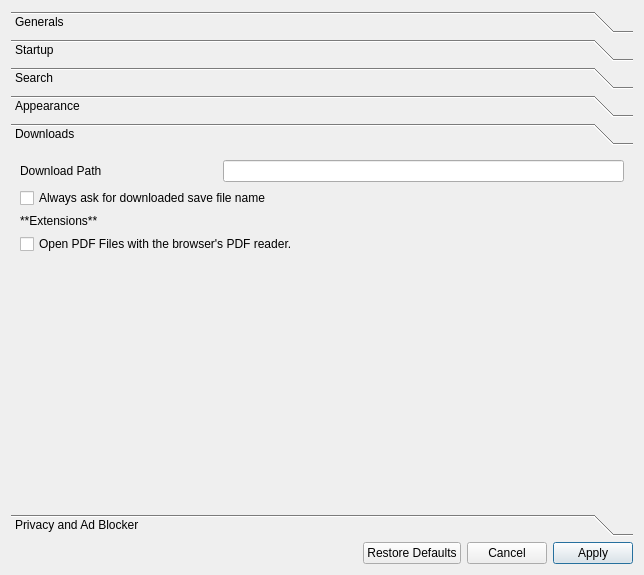
<?xml version="1.0" encoding="UTF-8"?>
<ui version="4.0">
 <class>Preferences</class>
 <widget class="QWidget" name="Preferences">
  <property name="geometry">
   <rect>
    <x>0</x>
    <y>0</y>
    <width>644</width>
    <height>575</height>
   </rect>
  </property>
  <property name="windowTitle">
   <string>Preferences - Otus Browser</string>
  </property>
  <property name="windowIcon">
   <iconset resource="../resources.qrc">
    <normaloff>:/feather/resources/feather/settings.svg</normaloff>:/feather/resources/feather/settings.svg</iconset>
  </property>
  <layout class="QGridLayout" name="gridLayout">
   <item row="3" column="1">
    <widget class="QPushButton" name="restoreDefaultsButton">
     <property name="text">
      <string>Restore Defaults</string>
     </property>
     <property name="icon">
      <iconset resource="../resources.qrc">
       <normaloff>:/feather/resources/feather/delete.svg</normaloff>:/feather/resources/feather/delete.svg</iconset>
     </property>
    </widget>
   </item>
   <item row="3" column="3">
    <widget class="QPushButton" name="applyButton">
     <property name="text">
      <string>Apply</string>
     </property>
     <property name="icon">
      <iconset resource="../resources.qrc">
       <normaloff>:/feather/resources/feather/check.svg</normaloff>:/feather/resources/feather/check.svg</iconset>
     </property>
     <property name="default">
      <bool>true</bool>
     </property>
     <property name="flat">
      <bool>false</bool>
     </property>
    </widget>
   </item>
   <item row="3" column="0">
    <spacer name="horizontalSpacer">
     <property name="orientation">
      <enum>Qt::Orientation::Horizontal</enum>
     </property>
     <property name="sizeHint" stdset="0">
      <size>
       <width>40</width>
       <height>20</height>
      </size>
     </property>
    </spacer>
   </item>
   <item row="3" column="2">
    <widget class="QPushButton" name="cancelButton">
     <property name="text">
      <string>Cancel</string>
     </property>
     <property name="icon">
      <iconset resource="../resources.qrc">
       <normaloff>:/feather/resources/feather/x.svg</normaloff>:/feather/resources/feather/x.svg</iconset>
     </property>
    </widget>
   </item>
   <item row="2" column="0" colspan="4">
    <widget class="QToolBox" name="toolBox">
     <property name="frameShape">
      <enum>QFrame::Shape::NoFrame</enum>
     </property>
     <property name="currentIndex">
      <number>4</number>
     </property>
     <property name="tabSpacing">
      <number>6</number>
     </property>
     <widget class="QWidget" name="generals">
      <property name="geometry">
       <rect>
        <x>0</x>
        <y>0</y>
        <width>626</width>
        <height>333</height>
       </rect>
      </property>
      <attribute name="label">
       <string>Generals</string>
      </attribute>
      <layout class="QGridLayout" name="gridLayout_3">
       <item row="1" column="0">
        <widget class="QLabel" name="label_5">
         <property name="text">
          <string>Language</string>
         </property>
        </widget>
       </item>
       <item row="5" column="0" colspan="2">
        <widget class="QLabel" name="label_6">
         <property name="text">
          <string>**Home Page and Profiles**</string>
         </property>
         <property name="textFormat">
          <enum>Qt::TextFormat::MarkdownText</enum>
         </property>
        </widget>
       </item>
       <item row="10" column="0">
        <spacer name="verticalSpacer_2">
         <property name="orientation">
          <enum>Qt::Orientation::Vertical</enum>
         </property>
         <property name="sizeHint" stdset="0">
          <size>
           <width>20</width>
           <height>40</height>
          </size>
         </property>
        </spacer>
       </item>
       <item row="6" column="0">
        <widget class="QLabel" name="label_7">
         <property name="text">
          <string>Home Page URL</string>
         </property>
        </widget>
       </item>
       <item row="2" column="0">
        <widget class="QCheckBox" name="alwaysAskBeforeExitCheckbox">
         <property name="text">
          <string>Always ask before exiting the browser</string>
         </property>
        </widget>
       </item>
       <item row="4" column="0">
        <spacer name="verticalSpacer_3">
         <property name="orientation">
          <enum>Qt::Orientation::Vertical</enum>
         </property>
         <property name="sizeType">
          <enum>QSizePolicy::Policy::Fixed</enum>
         </property>
         <property name="sizeHint" stdset="0">
          <size>
           <width>20</width>
           <height>10</height>
          </size>
         </property>
        </spacer>
       </item>
       <item row="6" column="1">
        <widget class="QLineEdit" name="homePageUrlField"/>
       </item>
       <item row="7" column="1">
        <widget class="QComboBox" name="profilesComboBox"/>
       </item>
       <item row="1" column="1">
        <widget class="QComboBox" name="languageComboBox">
         <item>
          <property name="text">
           <string>English</string>
          </property>
         </item>
         <item>
          <property name="text">
           <string>Italian</string>
          </property>
         </item>
        </widget>
       </item>
       <item row="0" column="0" colspan="2">
        <widget class="QLabel" name="label_8">
         <property name="text">
          <string>**System**</string>
         </property>
         <property name="textFormat">
          <enum>Qt::TextFormat::MarkdownText</enum>
         </property>
        </widget>
       </item>
       <item row="7" column="0">
        <widget class="QLabel" name="label">
         <property name="text">
          <string>Default Profile</string>
         </property>
        </widget>
       </item>
       <item row="9" column="0" colspan="2">
        <widget class="QCheckBox" name="askForProfileChooseCheckbox">
         <property name="text">
          <string>Ask for Profile choose at startup</string>
         </property>
        </widget>
       </item>
      </layout>
     </widget>
     <widget class="QWidget" name="startup">
      <property name="geometry">
       <rect>
        <x>0</x>
        <y>0</y>
        <width>626</width>
        <height>333</height>
       </rect>
      </property>
      <attribute name="label">
       <string>Startup</string>
      </attribute>
      <layout class="QGridLayout" name="gridLayout_7">
       <item row="0" column="0">
        <widget class="QRadioButton" name="restoreSessionRadioButton">
         <property name="text">
          <string>Restore tabs from the previous session</string>
         </property>
        </widget>
       </item>
       <item row="1" column="0">
        <widget class="QRadioButton" name="useStartupPagesRadioButton">
         <property name="text">
          <string>Open a set of pages</string>
         </property>
        </widget>
       </item>
       <item row="2" column="0">
        <widget class="QRadioButton" name="emptyTabRadioButton">
         <property name="text">
          <string>Open an empty tab</string>
         </property>
        </widget>
       </item>
       <item row="5" column="0">
        <spacer name="verticalSpacer_7">
         <property name="orientation">
          <enum>Qt::Orientation::Vertical</enum>
         </property>
         <property name="sizeHint" stdset="0">
          <size>
           <width>20</width>
           <height>40</height>
          </size>
         </property>
        </spacer>
       </item>
       <item row="3" column="0">
        <widget class="QLabel" name="label_15">
         <property name="text">
          <string>Enter the URLs you want to open on startup in the box below (one per line)</string>
         </property>
        </widget>
       </item>
       <item row="4" column="0">
        <widget class="QTextEdit" name="startupPages">
         <property name="sizePolicy">
          <sizepolicy hsizetype="Expanding" vsizetype="Minimum">
           <horstretch>0</horstretch>
           <verstretch>0</verstretch>
          </sizepolicy>
         </property>
         <property name="acceptRichText">
          <bool>false</bool>
         </property>
        </widget>
       </item>
      </layout>
     </widget>
     <widget class="QWidget" name="search">
      <property name="geometry">
       <rect>
        <x>0</x>
        <y>0</y>
        <width>626</width>
        <height>333</height>
       </rect>
      </property>
      <attribute name="label">
       <string>Search</string>
      </attribute>
      <layout class="QGridLayout" name="gridLayout_2">
       <item row="5" column="2">
        <widget class="QLineEdit" name="customSearchEngineField"/>
       </item>
       <item row="6" column="1">
        <spacer name="verticalSpacer">
         <property name="orientation">
          <enum>Qt::Orientation::Vertical</enum>
         </property>
         <property name="sizeHint" stdset="0">
          <size>
           <width>20</width>
           <height>40</height>
          </size>
         </property>
        </spacer>
       </item>
       <item row="1" column="1">
        <widget class="QLabel" name="label_2">
         <property name="text">
          <string>**Search Engine**</string>
         </property>
         <property name="textFormat">
          <enum>Qt::TextFormat::MarkdownText</enum>
         </property>
        </widget>
       </item>
       <item row="4" column="1" colspan="2">
        <widget class="QComboBox" name="searchEngineComboBox">
         <item>
          <property name="text">
           <string>DuckDuckGo (Suggested)</string>
          </property>
         </item>
         <item>
          <property name="text">
           <string>Brave Search</string>
          </property>
         </item>
         <item>
          <property name="text">
           <string>Qwant</string>
          </property>
         </item>
         <item>
          <property name="text">
           <string>Startpage</string>
          </property>
         </item>
         <item>
          <property name="text">
           <string>Google</string>
          </property>
         </item>
         <item>
          <property name="text">
           <string>Bing</string>
          </property>
         </item>
        </widget>
       </item>
       <item row="2" column="1" colspan="2">
        <widget class="QLabel" name="label_3">
         <property name="text">
          <string>Choose which search engine is used when you search from the address bar. You can also choose a custom search engine. Use `{query}` where your search terms should go.</string>
         </property>
         <property name="textFormat">
          <enum>Qt::TextFormat::MarkdownText</enum>
         </property>
         <property name="wordWrap">
          <bool>true</bool>
         </property>
        </widget>
       </item>
       <item row="5" column="1">
        <widget class="QCheckBox" name="useCustomSearchEngine">
         <property name="text">
          <string>Custom search engine</string>
         </property>
        </widget>
       </item>
      </layout>
     </widget>
     <widget class="QWidget" name="appearance">
      <property name="geometry">
       <rect>
        <x>0</x>
        <y>0</y>
        <width>626</width>
        <height>333</height>
       </rect>
      </property>
      <attribute name="label">
       <string>Appearance</string>
      </attribute>
      <layout class="QGridLayout" name="gridLayout_4">
       <item row="5" column="1" colspan="3">
        <widget class="QComboBox" name="timeFormatComboBox">
         <item>
          <property name="text">
           <string>H:M:S</string>
          </property>
         </item>
        </widget>
       </item>
       <item row="4" column="1" colspan="3">
        <widget class="QComboBox" name="dateFormatComboBox">
         <item>
          <property name="text">
           <string>YEAR-MONTH-DAY</string>
          </property>
         </item>
         <item>
          <property name="text">
           <string>DAY-MONTH-YEAR</string>
          </property>
         </item>
         <item>
          <property name="text">
           <string>DAY/MONTH/YEAR</string>
          </property>
         </item>
        </widget>
       </item>
       <item row="5" column="0">
        <widget class="QLabel" name="label_10">
         <property name="text">
          <string>Time Format</string>
         </property>
        </widget>
       </item>
       <item row="1" column="1" colspan="3">
        <widget class="QComboBox" name="themesComboBox">
         <item>
          <property name="text">
           <string>System Default</string>
          </property>
         </item>
         <item>
          <property name="text">
           <string>Light</string>
          </property>
         </item>
         <item>
          <property name="text">
           <string>Dark</string>
          </property>
         </item>
        </widget>
       </item>
       <item row="6" column="1">
        <spacer name="verticalSpacer_4">
         <property name="orientation">
          <enum>Qt::Orientation::Vertical</enum>
         </property>
         <property name="sizeHint" stdset="0">
          <size>
           <width>20</width>
           <height>40</height>
          </size>
         </property>
        </spacer>
       </item>
       <item row="0" column="0">
        <widget class="QLabel" name="label_12">
         <property name="text">
          <string>**Theme**</string>
         </property>
         <property name="textFormat">
          <enum>Qt::TextFormat::MarkdownText</enum>
         </property>
        </widget>
       </item>
       <item row="4" column="0">
        <widget class="QLabel" name="label_9">
         <property name="text">
          <string>Date Format</string>
         </property>
        </widget>
       </item>
       <item row="3" column="0">
        <widget class="QLabel" name="label_11">
         <property name="text">
          <string>**Locale**</string>
         </property>
         <property name="textFormat">
          <enum>Qt::TextFormat::MarkdownText</enum>
         </property>
        </widget>
       </item>
       <item row="1" column="0">
        <widget class="QLabel" name="label_4">
         <property name="text">
          <string>Theme</string>
         </property>
         <property name="textFormat">
          <enum>Qt::TextFormat::MarkdownText</enum>
         </property>
        </widget>
       </item>
       <item row="2" column="1">
        <spacer name="verticalSpacer_5">
         <property name="orientation">
          <enum>Qt::Orientation::Vertical</enum>
         </property>
         <property name="sizeType">
          <enum>QSizePolicy::Policy::Minimum</enum>
         </property>
         <property name="sizeHint" stdset="0">
          <size>
           <width>20</width>
           <height>10</height>
          </size>
         </property>
        </spacer>
       </item>
      </layout>
     </widget>
     <widget class="QWidget" name="downloads">
      <property name="geometry">
       <rect>
        <x>0</x>
        <y>0</y>
        <width>626</width>
        <height>333</height>
       </rect>
      </property>
      <attribute name="label">
       <string>Downloads</string>
      </attribute>
      <layout class="QGridLayout" name="gridLayout_5">
       <item row="8" column="0">
        <spacer name="verticalSpacer_6">
         <property name="orientation">
          <enum>Qt::Orientation::Vertical</enum>
         </property>
         <property name="sizeHint" stdset="0">
          <size>
           <width>20</width>
           <height>40</height>
          </size>
         </property>
        </spacer>
       </item>
       <item row="1" column="0">
        <widget class="QLabel" name="label_13">
         <property name="text">
          <string>Download Path</string>
         </property>
        </widget>
       </item>
       <item row="1" column="1" colspan="2">
        <widget class="QLineEdit" name="downloadPathField"/>
       </item>
       <item row="4" column="0" colspan="3">
        <widget class="QCheckBox" name="checkBox">
         <property name="text">
          <string>Open PDF Files with the browser's PDF reader.</string>
         </property>
        </widget>
       </item>
       <item row="2" column="0" colspan="3">
        <widget class="QCheckBox" name="alwaysAskForDownloadPathCheckbox">
         <property name="text">
          <string>Always ask for downloaded save file name</string>
         </property>
        </widget>
       </item>
       <item row="3" column="0" colspan="3">
        <widget class="QLabel" name="label_16">
         <property name="text">
          <string>**Extensions**</string>
         </property>
         <property name="textFormat">
          <enum>Qt::TextFormat::MarkdownText</enum>
         </property>
        </widget>
       </item>
      </layout>
     </widget>
     <widget class="QWidget" name="privacy_ad_blocker">
      <property name="geometry">
       <rect>
        <x>0</x>
        <y>0</y>
        <width>626</width>
        <height>333</height>
       </rect>
      </property>
      <attribute name="label">
       <string>Privacy and Ad Blocker</string>
      </attribute>
      <layout class="QGridLayout" name="gridLayout_6">
       <item row="0" column="0">
        <widget class="QCheckBox" name="enableAdBlockerCheckbox">
         <property name="text">
          <string>Enable Ad Blocker</string>
         </property>
        </widget>
       </item>
       <item row="1" column="0">
        <widget class="QCheckBox" name="showTrackerCountCheckbox">
         <property name="text">
          <string>Show blocked tracker count in the status bar</string>
         </property>
        </widget>
       </item>
       <item row="2" column="0">
        <widget class="QLabel" name="label_14">
         <property name="text">
          <string>Blocked Hosts (one per row)</string>
         </property>
        </widget>
       </item>
       <item row="3" column="0">
        <widget class="QTextEdit" name="blockedHostsEntry"/>
       </item>
      </layout>
     </widget>
    </widget>
   </item>
  </layout>
 </widget>
 <resources>
  <include location="../resources.qrc"/>
 </resources>
 <connections/>
</ui>
